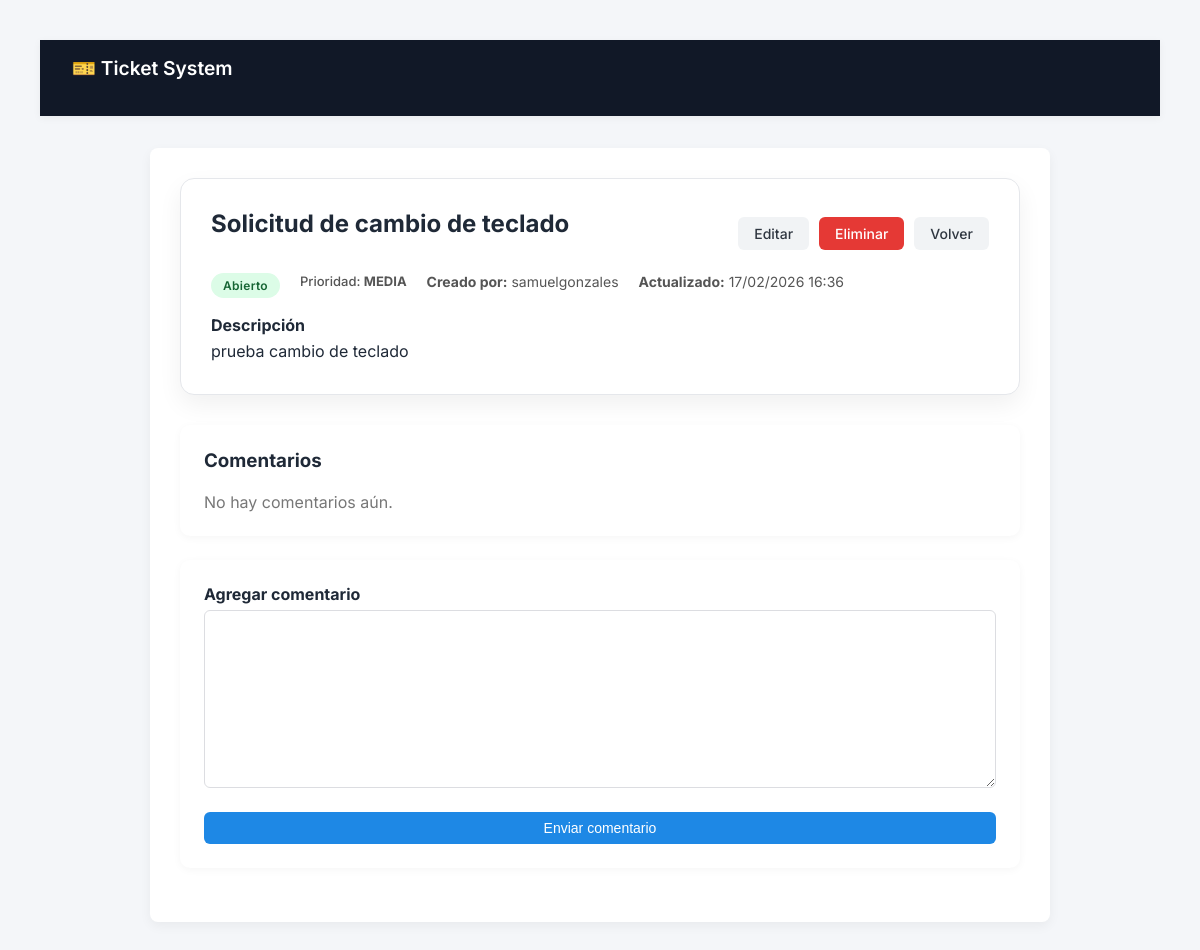
The app's page /14/ (signed in) with its own data.
### tickets/models.py (models this page shows, shortened)
class Ticket(models.Model):
    class Estado(models.TextChoices):
        ABIERTO = 'ABIERTO', 'Abierto'
        EN_PROGRESO = 'EN_PROGRESO', 'En progreso'
        CERRADO = 'CERRADO', 'Cerrado'
    class Prioridad(models.TextChoices):
        BAJA = 'BAJA', 'Baja'
        MEDIA = 'MEDIA', 'Media'
        ALTA = 'ALTA', 'Alta'
    titulo = models.CharField(max_length=200)
    descripcion = models.TextField()
    categoria = models.CharField(max_length=100)
    prioridad = models.CharField(
        max_length=10,
        choices=Prioridad.choices,
        default=Prioridad.MEDIA
    )
    estado = models.CharField(
        max_length=20,
        choices=Estado.choices,
        default=Estado.ABIERTO
    )
    usuario = models.ForeignKey(
    User,
    on_delete=models.CASCADE,
    related_name='tickets',
    null=True,
    blank=True
    )
    created_at = models.DateTimeField(auto_now_add=True)
    updated_at = models.DateTimeField(auto_now=True)

### tickets/views.py (the view)
# urls.py: path('<int:pk>/', views.ticket_detail, name='ticket_detail'),
@login_required
def ticket_detail(request, pk):
    ticket = get_object_or_404(Ticket, pk=pk)
    es_admin = request.user.groups.filter(name='Administrador').exists()
    if not es_admin and ticket.usuario != request.user:
        raise PermissionDenied
    if request.method == 'POST':
        form = ComentarioForm(request.POST)
        if form.is_valid():
            comentario = form.save(commit=False)
            comentario.ticket = ticket
            comentario.usuario = request.user
            comentario.save()
            return redirect('ticket_detail', pk=pk)
    else:
        form = ComentarioForm()
    comentarios = ticket.comentarios.select_related('usuario').all().order_by('fecha_registro')
    return render(request, 'tickets/ticket_detail.html', {
        'ticket': ticket,
        'comentarios': comentarios,
        'form': form,
        'es_admin': es_admin
    })

### tickets/forms.py
class ComentarioForm(forms.ModelForm):
    class Meta:
        model = Comentario
        fields = ['descripcion']

### tickets/templates/tickets/ticket_detail.html (shortened to what this page needs)
{% extends "base.html" %}
{% block content %}
<div class="container">
  <div class="ticket-detail-card">
    <div class="ticket-detail-header">
      <div>
        <h2>{{ ticket.titulo }}</h2>
      </div>
      <div class="ticket-actions">
        <a href="{% url 'ticket_update' ticket.pk %}" class="btn btn-secondary">
          Editar
        </a>
        <a href="{% url 'ticket_delete' ticket.pk %}" class="btn btn-danger">
          Eliminar
        </a>
        <a href="{% url 'ticket_list' %}" class="btn btn-secondary">
          Volver
        </a>
      </div>
    </div>
    <div class="ticket-detail-meta">
      {% if ticket.estado == "ABIERTO" %}
        <span class="badge badge-abierto">Abierto</span>
      {% elif ticket.estado == "EN_PROGRESO" %}
        <span class="badge badge-progreso">En progreso</span>
      {% else %}
        <span class="badge badge-cerrado">Cerrado</span>
      {% endif %}
      <span class="priority">
        Prioridad: <strong>{{ ticket.prioridad }}</strong>
      </span>
      <span>
        <strong>Creado por:</strong> {{ ticket.usuario.username }}
      </span>
      <span>
        <strong>Actualizado:</strong>
        {{ ticket.updated_at|date:"d/m/Y H:i" }}
      </span>
    </div>
    <div class="ticket-description">
      <h4>Descripción</h4>
      <p>{{ ticket.descripcion }}</p>
    </div>
  </div>
  <div class="card">
    <h3>Comentarios</h3>
    <div class="comments-container">
      {% for comentario in comentarios %}
        <div class="comment-card">
          <div class="comment-header">
            <strong>{{ comentario.usuario.username }}</strong>
            <span class="comment-date">
              {{ comentario.fecha_registro|date:"d/m/Y H:i" }}
            </span>
          </div>
          <div class="comment-body">
            {{ comentario.descripcion }}
          </div>
        </div>
      {% empty %}
        <p class="empty-message">
          No hay comentarios aún.
        </p>
      {% endfor %}
    </div>
  </div>
  <div class="card">
    <h4>Agregar comentario</h4>
    <form method="post" class="comment-form">
      {{ form.descripcion }}
      <button type="submit" class="btn btn-primary">
        Enviar comentario
      </button>
    </form>
  </div>
</div>
{% endblock %}

### static/css/styles.css (style rules this page uses)
* { margin: 0; padding: 0; box-sizing: border-box; }
body { font-family: -apple-system, BlinkMacSystemFont, "Segoe UI", Roboto, sans-serif; background-color: #f5f6fa; color: #2f3640; padding: 40px; }
.container { max-width: 900px; margin: auto; background: white; padding: 30px; border-radius: 8px; box-shadow: 0 4px 12px rgba(0,0,0,0.05); }
h1, h2, h3 { margin-bottom: 20px; }
a { text-decoration: none; color: #0984e3; font-weight: 500; }
button { background-color: #0984e3; color: white; border: none; padding: 8px 14px; border-radius: 6px; cursor: pointer; font-size: 14px; }
input, select, textarea { width: 100%; padding: 8px; margin: 6px 0 14px 0; border-radius: 6px; border: 1px solid #dcdde1; font-size: 14px; }
.badge { padding: 3px 8px; border-radius: 4px; font-size: 12px; font-weight: bold; color: white; }
.badge-abierto { background-color: #00b894; }
.priority { font-size: 13px; font-weight: 500; }
.btn { display: inline-flex; align-items: center; justify-content: center; padding: 8px 16px; border-radius: 6px; font-size: 14px; font-weight: 500; border: none; cursor: pointer; transition: all 0.15s ease; text-decoration: none; }
.btn-primary { background-color: #1e88e5; color: white; }
.btn-secondary { background-color: #f1f3f5; color: #2f3640; }
.btn-danger { background-color: #e53935; color: white; }
.ticket-detail-card { padding: 20px; border: 1px solid #e5e7eb; border-radius: 8px; margin-bottom: 25px; background-color: #fafafa; }
.ticket-detail-header { display: flex; justify-content: space-between; align-items: center; gap: 15px; }
.ticket-actions { display: flex; gap: 10px; }
.ticket-detail-meta { margin: 15px 0; display: flex; gap: 20px; font-size: 14px; color: #555; }
.ticket-description { margin-top: 10px; line-height: 1.6; }
.comments-container { margin-top: 20px; }
.comment-form { display: flex; flex-direction: column; gap: 10px; }
.comment-form textarea { min-height: 80px; }
.empty-message { color: #777; }
body { font-family: 'Inter', sans-serif; background-color: #f4f6f9; color: #1f2937; }
.card { background: white; padding: 1.5rem; border-radius: 10px; box-shadow: 0 2px 8px rgba(0,0,0,0.04); margin-bottom: 1.5rem; }
.badge { padding: 0.3rem 0.7rem; border-radius: 20px; font-size: 0.75rem; font-weight: 600; }
.badge { padding: 5px 12px; border-radius: 20px; font-size: 12px; font-weight: 600; letter-spacing: 0.3px; }
.badge-abierto { background-color: #dcfce7; color: #166534; }
.ticket-detail-card { padding: 30px; border-radius: 14px; background: #ffffff; box-shadow: 0 10px 25px rgba(0,0,0,0.06); margin-bottom: 30px; }

### records on screen
Ticket: titulo "Solicitud de cambio de teclado", prioridad "MEDIA", usuario.username "samuelgonzales", updated_at "17/02/2026 16:36", descripcion "prueba cambio de teclado"
